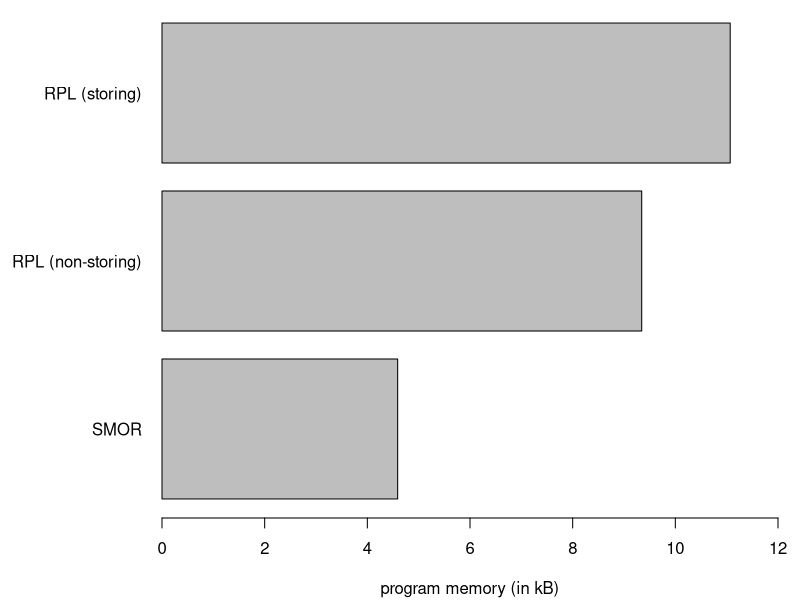
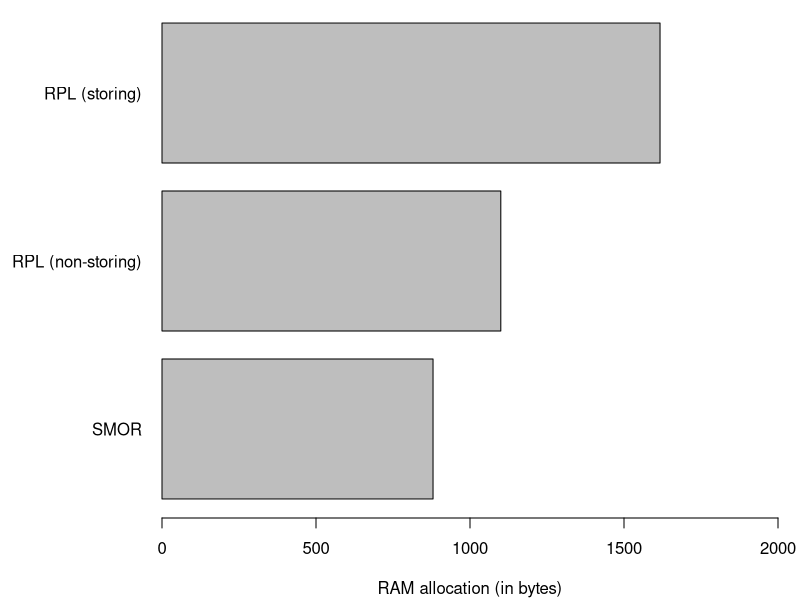

Here is the R script that generated these plots, in order:
library(svglite)

protocol_labels <- c(
  "SMOR",
  "RPL (non-storing)",
  "RPL (storing)"
)

# NULL
#   text	   data	    bss	    dec	    hex	filename
#45646	    502	  17754	  63902	   f99e	client.openmote
null_rom <- 45646 + 502
null_ram <- 502 + 17754

# SMOR
#   text	   data	    bss	    dec	    hex	filename
#50213	    526	  18610	  69349	  10ee5	client.openmote
smor_rom <- 50213 + 526 - null_rom
smor_ram <- 526 + 18610 - null_ram

# RPL (non-storing)
#   text	   data	    bss	    dec	    hex	filename
#54875	    618	  18738	  74231	  121f7	client.openmote
rpl_non_rom <- 54875 + 618 - null_rom
rpl_non_ram <- 618 + 18738- null_ram

# RPL (storing)
#   text	   data	    bss	    dec	    hex	filename
#56566	    651	  19222	  76439	  12a97	client.openmote
rpl_rom <- 56566 + 651 - null_rom
rpl_ram <- 651 + 19222- null_ram

ram <- c(smor_ram, rpl_non_ram, rpl_ram)
rom <- c(smor_rom, rpl_non_rom, rpl_rom)

cairo_pdf(file = "rom.pdf", width=5.7, height=1.6)
par(cex=1)
par(las=1)
par(mar=c(4.1, 4.1+4, 0.2, 0.1+1))
barplot(rom/1000,
        horiz = TRUE,
        xlab = "program memory (in kB)",
        xlim = c(0, 12),
        names = protocol_labels)
dev.off()

cairo_pdf(file = "ram.pdf", width=5.7, height=1.6)
par(cex=1)
par(las=1)
par(mar=c(4.1, 4.1+4, 0.2, 0.1+1))
barplot(ram,
        horiz = TRUE,
        xlab = "RAM allocation (in bytes)",
        xlim = c(0, 2000),
        names = protocol_labels)
dev.off()
